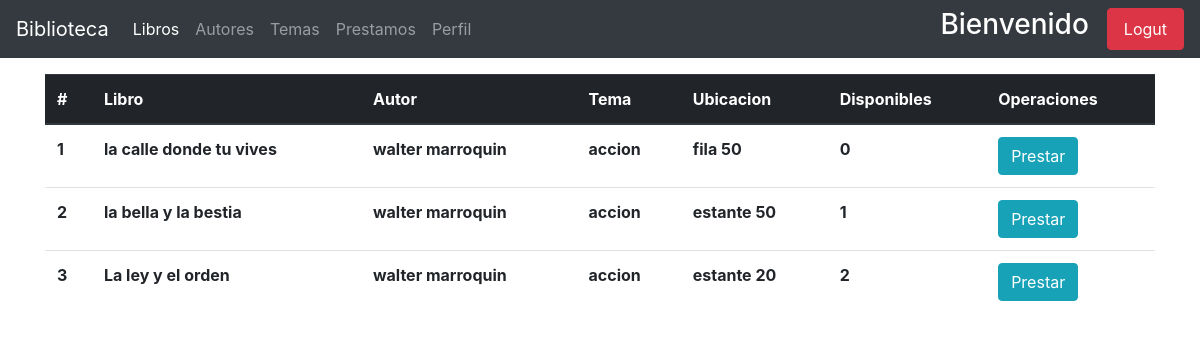
Before: /temas/libros-temas1/ with the older database file.
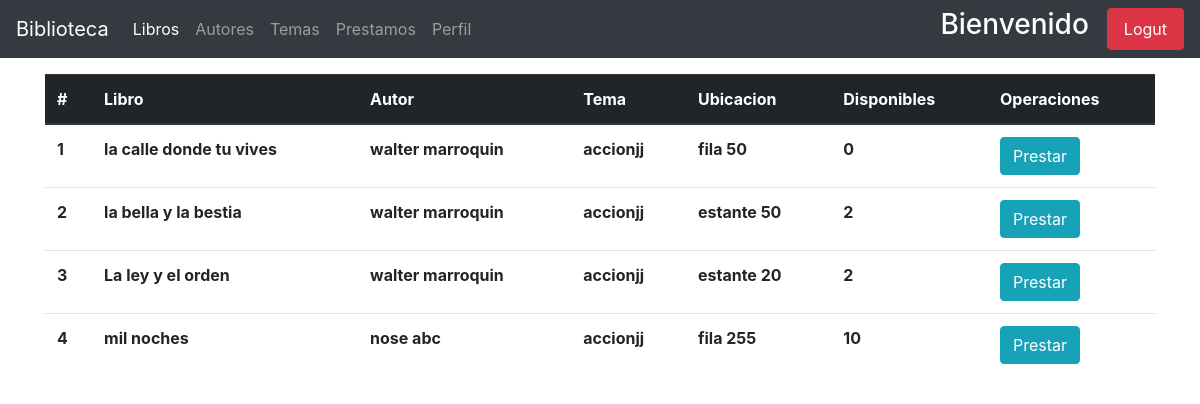
After: the same page with the newer database file.
### apps/libros/models.py (models this page shows, shortened)
class Libros(models.Model):
    titulo = models.CharField(_('titulo'), max_length=150)
    biblioteca = models.ForeignKey(Biblioteca, on_delete=models.PROTECT, null=True)
    autor = models.ForeignKey(Author, on_delete=models.PROTECT)
    tema = models.ForeignKey(Temas, on_delete=models.PROTECT)
    ubicacion = models.CharField(_('ubicacion'), max_length=200)
    disponibles = models.PositiveIntegerField(_('libros disponibles'), validators=[limit], default=1, )
    fecha_registro = models.DateField(_('Fecha de ingreso'), default=now())
    class Meta:
        ordering = ['id']
        verbose_name_plural = 'Libros'

### apps/autores/models.py (models this page shows, shortened)
class Author(models.Model):
    nombre = models.CharField(_('nombre'), max_length=150)
    apellido = models.CharField(_('apellido'), max_length=150)
    nacionalidad = models.ForeignKey(Pais, on_delete=models.CASCADE)
    genero = models.BooleanField(_('genero'), default=True, choices=[
        (True, 'masculino'),
        (False, 'femenino')
    ])
    nacimiento = models.DateField(_('fecha de nacimiento'))
    fallecimiento = models.DateField(_('fecha de fallecimiento'),null=True, blank=True)
    fecha_registro = models.DateField(_('fecha de registro'), default=datetime.now())
    def __str__(self):
        return f'{self.nombre} {self.apellido}'

### apps/temas/models.py (models this page shows)
class Temas(models.Model):
    tema = models.CharField(_('tema'), max_length=200)
    fecha_ingreso = models.DateField(_('fecha_ingreso'), default=now())
    class Meta:
        verbose_name_plural = 'Temas'
    def __str__(self):
        return self.tema

### apps/temas/views.py (the view)
# urls.py: path('libros-temas<int:pk>/', views.libro_tema, name='libro-tema')
def libro_tema(request, pk):
    books = Libros.objects.filter(tema__id=pk)
    context = {'Libros': books}
    return render(request, 'temas/libros_de_temas.html', context)

### apps/temas/templates/temas/libros_de_temas.html (shortened to what this page needs)
{% extends 'base.html' %}
{% block navbar_items %}
    <li class="nav-item active">
        <a class="nav-link" href="{% url 'book:user_index' %}">Libros <span class="sr-only">(current)</span></a>
    </li>
    <li class="nav-item ">
        <a class="nav-link" href="{% url 'autor:autores-user' %}">Autores </a>
    </li>
    <li class="nav-item ">
        <a class="nav-link" href="{% url 'temas:temas-user' %}">Temas </a>
    </li>
    <li class="nav-item">
        <a class="nav-link" href="{% url 'prestamos:prestamos-list' %}">Prestamos</a>
    </li>
    <li class="nav-item ">
        <a class="nav-link" href="{% url 'usuarios:user-edit' request.user.id %}">Perfil </a>
    </li>
{% endblock %}
{% block content %}
    <div class="container mt-3">
        <div class="table-responsive">
        <table class="table table-hover" id="table-controller">
            <thead class="thead-dark">
                <tr>
                    <th scope="col" > #  </th>
                    <th scope="col" > Libro </th>
                    <th scope="col" > Autor </th>
                    <th scope="col" > Tema </th>
                    <th scope="col" > Ubicacion </th>
                    <th scope="col" > Disponibles </th>
                    <th scope="col" > Operaciones </th>
                </tr>
            </thead>
            <tbody>
                {% for book in Libros %}
                    <tr>
                        <th scope="col"> {{ forloop.counter }} </th>
                        <th> {{ book.titulo }} </th>
                        <th> {{ book.autor }} </th>
                        <th> {{ book.tema }} </th>
                        <th> {{ book.ubicacion }} </th>
                        <th> {{ book.disponibles }} </th>
                        <th> <a href="{% url 'prestamos:pre-prestamo' book.id %}" class="btn btn-info"> Prestar </a> </th>
                    </tr>
                {% endfor %}
            </tbody>
        </table>
    </div>
    </div>
{% endblock %}

Changed rows visible on the page:
changed Libros "la calle donde tu vives": tema "accion" → "accionjj"
changed Libros "la bella y la bestia": tema "accion" → "accionjj"; disponibles "1" → "2"
changed Libros "La ley y el orden": tema "accion" → "accionjj"
added Libros: titulo "mil noches", autor "nose abc", tema "accionjj", ubicacion "fila 255", disponibles "10"
